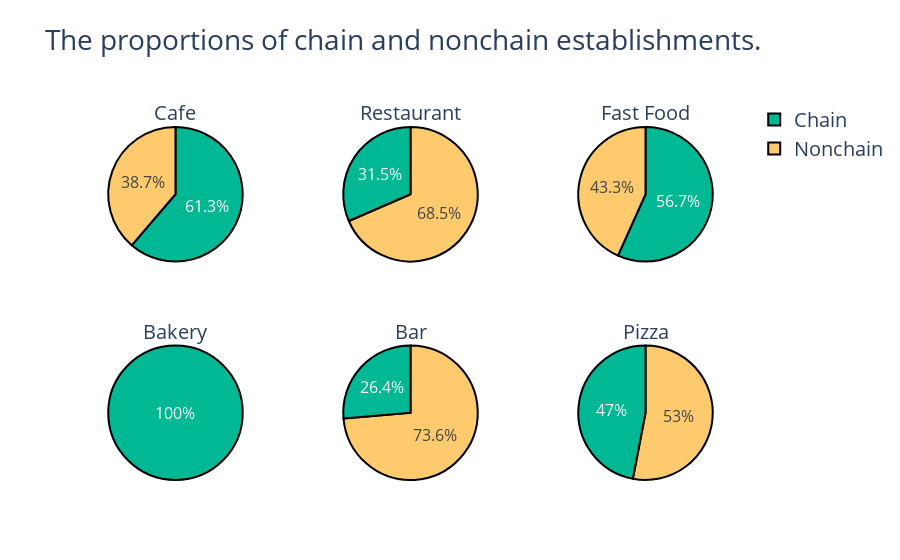

Notebook code cell kept with this figure:
### Code cell
# Create subplots, using 'domain' type for pie charts
specs = [[{'type':'domain'}, {'type':'domain'}, {'type':'domain'}],
         [{'type':'domain'}, {'type':'domain'}, {'type':'domain'}]]

fig = make_subplots(rows=2, cols=3, specs=specs)

# Plot a pie chart for each category
for idx, item in enumerate(rest_type_dict):
    number = idx + 1
    add_pie(item,idx//3+1,idx%3+1)
# Tune layout and hover info
fig.update(layout_title_text='The proportions of chain and nonchain establishments.',
           layout_showlegend=True,layout_font_size = 20 )

fig.update_traces(
    hoverinfo='label',
    textinfo='percent',
    textfont_size=16,
    marker=dict(
        colors = color_dict,
        line = dict(
            color='#000000',
            width=2)
    )
)

fig = go.Figure(fig)
fig.show()

### Figure 1 — Plotly figure (JSON) as saved in the notebook; plotly's stock layout.template omitted (floating-point values rounded to 4 significant figures)
{"data": [{"domain": {"x": [0, 0.2889], "y": [0.575, 1]}, "hoverinfo": "label", "labels": ["Chain", "Nonchain"], "marker": {"colors": ["#00b894", "#fdcb6e", "#d63031", "#0984e3", "#e84393", "#6c5ce7"], "line": {"color": "#000000", "width": 2}}, "name": "rest_type2", "textfont": {"size": 16}, "textinfo": "percent", "title": {"text": "Cafe"}, "type": "pie", "values": [0.6129, 0.3871]}, {"domain": {"x": [0.3556, 0.6444], "y": [0.575, 1]}, "hoverinfo": "label", "labels": ["Chain", "Nonchain"], "marker": {"colors": ["#00b894", "#fdcb6e", "#d63031", "#0984e3", "#e84393", "#6c5ce7"], "line": {"color": "#000000", "width": 2}}, "name": "rest_type2", "textfont": {"size": 16}, "textinfo": "percent", "title": {"text": "Restaurant"}, "type": "pie", "values": [0.3151, 0.6849]}, {"domain": {"x": [0.7111, 1], "y": [0.575, 1]}, "hoverinfo": "label", "labels": ["Chain", "Nonchain"], "marker": {"colors": ["#00b894", "#fdcb6e", "#d63031", "#0984e3", "#e84393", "#6c5ce7"], "line": {"color": "#000000", "width": 2}}, "name": "rest_type2", "textfont": {"size": 16}, "textinfo": "percent", "title": {"text": "Fast Food"}, "type": "pie", "values": [0.5673, 0.4327]}, {"domain": {"x": [0, 0.2889], "y": [0, 0.425]}, "hoverinfo": "label", "labels": ["Chain", "Nonchain"], "marker": {"colors": ["#00b894", "#fdcb6e", "#d63031", "#0984e3", "#e84393", "#6c5ce7"], "line": {"color": "#000000", "width": 2}}, "name": "rest_type2", "textfont": {"size": 16}, "textinfo": "percent", "title": {"text": "Bakery"}, "type": "pie", "values": [1]}, {"domain": {"x": [0.3556, 0.6444], "y": [0, 0.425]}, "hoverinfo": "label", "labels": ["Chain", "Nonchain"], "marker": {"colors": ["#00b894", "#fdcb6e", "#d63031", "#0984e3", "#e84393", "#6c5ce7"], "line": {"color": "#000000", "width": 2}}, "name": "rest_type2", "textfont": {"size": 16}, "textinfo": "percent", "title": {"text": "Bar"}, "type": "pie", "values": [0.2637, 0.7363]}, {"domain": {"x": [0.7111, 1], "y": [0, 0.425]}, "hoverinfo": "label", "labels": ["Chain", "Nonchain"], "marker": {"colors": ["#00b894", "#fdcb6e", "#d63031", "#0984e3", "#e84393", "#6c5ce7"], "line": {"color": "#000000", "width": 2}}, "name": "rest_type2", "textfont": {"size": 16}, "textinfo": "percent", "title": {"text": "Pizza"}, "type": "pie", "values": [0.4698, 0.5302]}], "layout": {"font": {"size": 20}, "showlegend": true, "title": {"text": "The proportions of chain and nonchain establishments."}}}
